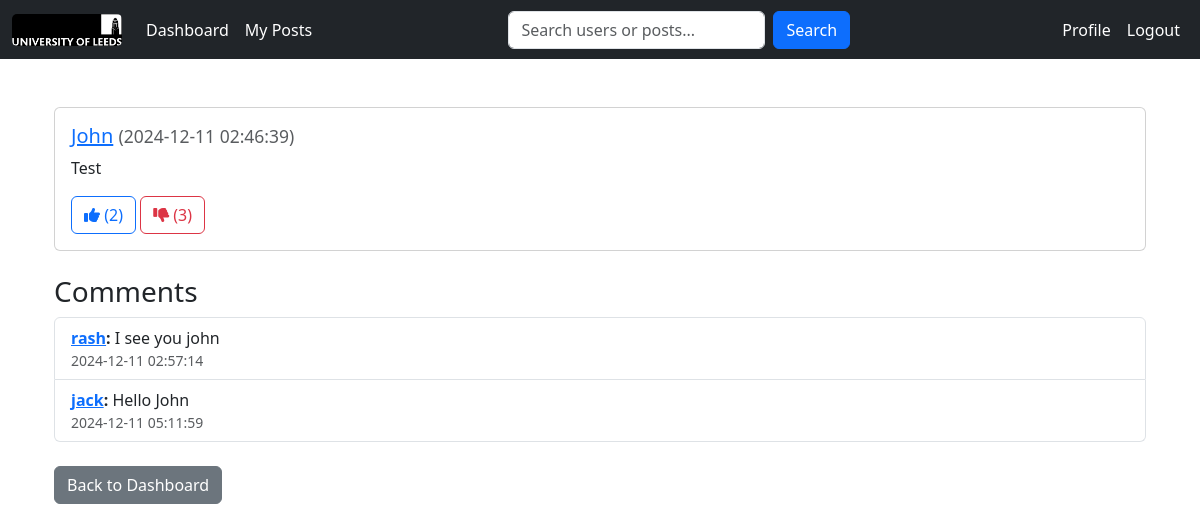
Page /post/5 (signed in) on the committed database.
### website/models.py (models this page shows, shortened)
class User(db.Model):
    id = db.Column(db.Integer, primary_key=True)
    name = db.Column(db.String(100), nullable=False)
    email = db.Column(db.String(100), unique=True)
    password = db.Column(db.String(100))  # Storing hashed passwords
    posts = db.relationship("Post", backref="user", lazy=True)
    liked_posts = db.relationship("Post", secondary="like", back_populates="liked_by")
    disliked_posts = db.relationship(
        "Post", secondary="dislike", back_populates="disliked_by"
    )
    followers = db.relationship(
        "User",
        secondary="follows",
        primaryjoin="Follows.followed_id == User.id",
        secondaryjoin="Follows.follower_id == User.id",
        backref="following",
    )

class Post(db.Model):
    id = db.Column(db.Integer, primary_key=True)
    content = db.Column(db.Text, nullable=False)
    created_at = db.Column(db.DateTime, default=db.func.now())  # Timestamping (time of post created)
    user_id = db.Column(db.Integer, db.ForeignKey("user.id"))
    liked_by = db.relationship("User", secondary="like", back_populates="liked_posts") #A many-to-many relationship tracking users who liked the post through "like" association table.
    disliked_by = db.relationship(
        "User", secondary="dislike", back_populates="disliked_posts" #A many-to-many relationship tracking users who disliked the post through "dislike" association table.
    )
    comments = db.relationship("Comment", backref="post", lazy=True) # A one-to-many relationship for comments associated with the post.

class Comment(db.Model):
    id = db.Column(db.Integer, primary_key=True)
    content = db.Column(db.Text, nullable=False)
    created_at = db.Column(db.DateTime, default=db.func.now())
    post_id = db.Column(db.Integer, db.ForeignKey("post.id"))  # Foreign key to Post
    user_id = db.Column(db.Integer, db.ForeignKey("user.id"))  # Foreign key to User
    user = db.relationship("User", backref=db.backref("comments", lazy=True))

### website/views.py (the view)
@app.route('/post/<int:post_id>')
@login_required
def view_post(post_id):
    post = Post.query.get_or_404(post_id)
    return render_template('post.html', post=post)

### website/views.py (called while the page is built)
def login_required(f):
    @wraps(f)
    def decorated_function(*args, **kwargs):
        if 'email' not in session:
            flash("You need to be logged in to access this page.", "danger")
            return redirect('/login')
        return f(*args, **kwargs)
    return decorated_function

@app.context_processor
def provide_user():
    if 'email' in session:
        current_user = User.query.filter_by(email=session['email']).first()
        return {'current_user': current_user}
    return {'current_user': None}

### website/templates/post.html (shortened to what this page needs)
{% extends "base.html" %}
{% block content %}
<head>
    <link rel="stylesheet" href="https://cdn.jsdelivr.net/npm/bootstrap@5.3.0-alpha1/dist/css/bootstrap.min.css">
</head>
<body>
    <div class="container mt-5">
        <div class="card mb-4">
            <div class="card-body">
                <h5 class="card-title">
                    <a href="/profile/{{ post.user.id }}" class="text-primary">{{ post.user.name }}</a>
                    <small class="text-muted">({{ post.created_at.strftime('%Y-%m-%d %H:%M:%S') }})</small>
                </h5>
                <p class="card-text">{{ post.content }}</p>
                <button class="btn btn-outline-primary like-button" data-post-id="{{ post.id }}">
                    <i class="fas fa-thumbs-up"></i> (<span id="like-count-{{ post.id }}">{{ post.liked_by | length }}</span>)
                </button>
                <button class="btn btn-outline-danger dislike-button" data-post-id="{{ post.id }}">
                    <i class="fas fa-thumbs-down"></i> (<span id="dislike-count-{{ post.id }}">{{ post.disliked_by | length }}</span>)
                </button>
            </div>
        </div>
        <h3>Comments</h3>
        <ul id="comment-list-{{ post.id }}" class="list-group mb-3">
            {% for comment in post.comments %}
                <li class="list-group-item d-flex justify-content-between align-items-center">
                    <div>
                        <b><a href="/profile/{{ comment.user.id }}" class="text-primary">{{ comment.user.name }}</a>: </b>{{ comment.content }}
                        <small class="text-muted d-block">{{ comment.created_at.strftime('%Y-%m-%d %H:%M:%S') }}</small>
                    </div>
                </li>
            {% endfor %}
        </ul>
        <div class="mt-4">
            <a href="/dashboard" class="btn btn-secondary">Back to Dashboard</a>
        </div>
    </div>
</body>
</html>
{% endblock %}

### rows in the picture
User: user.name "John"
Post: created_at "2024-12-11 02:46:39", content "Test"
Comment: user.name "rash", content "I see you john", created_at "2024-12-11 02:57:14"
Comment: user.name "jack", content "Hello John", created_at "2024-12-11 05:11:59"

### other values in the picture
{{ post.liked_by | length }} "2"
{{ post.disliked_by | length }} "3"
